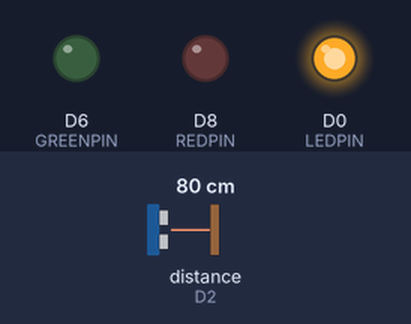
Simulated run of this sketch. Board: ESP8266 (NodeMCU). Parts: output pins drawn as LEDs (lit = HIGH). The inputs (shaded band) are chosen by the test bench; at power-on: distance to the obstacle (sensor on D2) 80 cm. The echo pulse lasts 58.3 µs per cm; WiFi joins after 1.5 s; servers stay silent unless stated; network time is answered at once with the bench clock; uploads are accepted with an empty reply; the local clock reads 2024-03-15 10:24:30 at power-on unless the sketch sets it; not simulated (calls return 0 or success): secrets.h; what the sketch prints to the serial monitor is not drawn.

Above: at 5.7 s.
At 64.48 s:
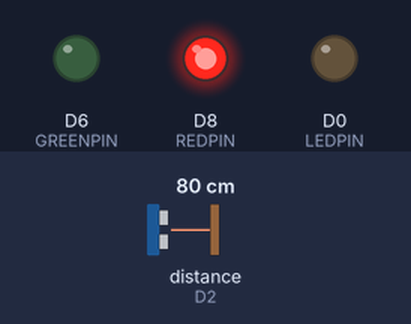
At 82.33 s:
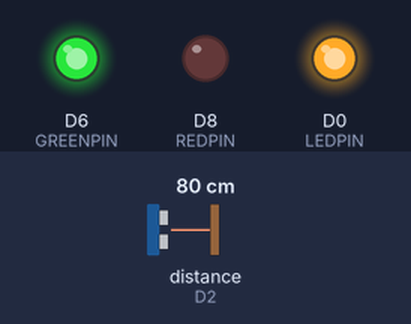
Timing chart, 0 to 83.2 s (numbered marks = the images above):
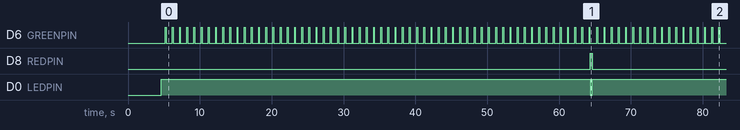

The sketch:

waterdepth_esp8266.ino
```cpp
// ESP8266 by ESP8266 Community v3.1.2 (Board Manager)
// ===== Lib Dependencies =====
// OTA Updates
// AsyncElegantOTA by Ayush Sharma v 2.28
// ESPAsyncTCP by dvarrel v 1.2.4
// ESPAsyncWebServer by lacamera v 3.1.0

// Web Time Updates
// NTPClient by Fabrice Weinberg 3.2.1
// Time by Michael Margolis v 1.6.1

// JSON Management
// ArduinoJson by Benoit Blanchon 7.0.2 (v7 reqd)

// Sensor Control
// NewPing

#include <ESP8266WiFi.h>
#include <ESP8266HTTPClient.h>
//#include <WiFiClient.h>
#include <NTPClient.h>
#include <AsyncElegantOTA.h>
//#include <ESPAsyncWebServer.h>
#include <WiFiUdp.h>
#include <TimeLib.h>
//#define ARDUINOJSON_ENABLE_PROGMEM 0
#include <ArduinoJson.h>
#include <DHT.h>

#include <NewPing.h>

#include <secrets.h>  // My secrets library

// Parameters for the device on the network
const char* SSID = SECRET_SSID;
const char* PASSWORD = SECRET_WIFIPASS;
const char* DATA_SERVER = "http://<SERVERIP>/sensors/";
const char* DEVID = "water-001";
const char* DEVTYPE = "water";

// Vars for the basic WiFi & data posting operations
WiFiClient client;
HTTPClient http;

// Vars for setting up the internet time polling
WiFiUDP ntpUDP;
NTPClient timeClient(ntpUDP, "pool.ntp.org");
time_t epochTime;
bool DST = false;
int baseTZ = -5;  // hours from UTC
int DST_offset = DST ? 1 : 0;
int timeOffset = (baseTZ+DST_offset)*60*60;  // seconds from UTC

// Var for the server that handles OTA updates
AsyncWebServer ota_update_server(80);

// Vars for this device and sensor type
const int GREENPIN = D6;
const int REDPIN = D8;
const int LEDPIN = D0;

const int TRIGPIN = D1;
const int ECHOPIN = D2;
const int maxDist = 67;  // Physical maximum distance to end of tube
// NewPingESP8266 sonar(TRIGPIN, ECHOPIN, maxDist);
NewPing sonar(TRIGPIN, ECHOPIN, maxDist);

// the following variables are unsigned longs because the time, measured in
// milliseconds, will quickly become a bigger number than can be stored in an int.
unsigned long lastPtTime = 0;

unsigned long rateInterval = 1000;  // This is the sample rate
const int TICK_MILLIS = 50;
const int nData = 60;  // This is the # of samples per POST
const int BUFFER_SIZE = 30;

const int POST_ERROR_INTERVAL_MILLIS = 30000;
const int SAMPLE_INTERVAL_MILLIS = 1000;
const int DT_MILLIS = TICK_MILLIS;

// A loop counter for measuring the # of datapoints collected
int pt_buffer_pos = 0;
bool acquiring = false;

// Single point observation, reads once per loop when acquiring
struct Observation_pt
{
  int depth;
  int millis;
};

// A single observation, that consists of n data points, this is what will go to the server
struct Observation
{
  String stamp;
  Observation_pt data_array[nData];
};

// Set up the buffer of observations
Observation buffer_data[BUFFER_SIZE];
int buffer_pos = 0;

// Set up the acquistion rate measurement offsets
unsigned long lastDataMillis = 0; // last time we started acquiring readings
unsigned long postErrorMillis = -POST_ERROR_INTERVAL_MILLIS;

// Set up
int nextDataIntervalMillis = 0;  // Delay in millis to next measurement
unsigned int nextDataTime = 0;


void setup() {
  // Init serial communication
  Serial.begin(115200);
  delay(3000);

  // ===== Init WiFi connection =====
  WiFi.begin(SSID, PASSWORD);
  delay(100);
  Serial.println("");
  Serial.println("Connecting");
  while(WiFi.status() != WL_CONNECTED) {
    delay(500);
    Serial.print(".");
  }
  Serial.println("");
  Serial.print("Connected to WiFi network with IP Address: ");
  Serial.println(WiFi.localIP());

  // ===== Init time connection to web =====
  timeClient.begin();
  timeClient.setTimeOffset(timeOffset);

  timeClient.update();
  epochTime = timeClient.getEpochTime();

  Serial.print("Syncronized time to: ");
  Serial.print(to_time_string(epochTime));
  Serial.println("");

  // Calculate dT til our next reading.
  calcNextTime(epochToSeconds(epochTime));
  lastDataMillis = millis();

  // ===== Init server for OTA updates =====
  // Server runs at http://<dev_ip>/update
  // Can upload a Sketch>Export binary OTA
  ElegantOTA.begin(&ota_update_server);
  ota_update_server.begin();

  // ===== Init Operations for this Sensor Device =====
  pinMode(REDPIN, OUTPUT); // set the digital pin as output.
  pinMode(GREENPIN, OUTPUT); // set the digital pin as output.
  pinMode(LEDPIN, OUTPUT);
  digitalWrite(LEDPIN, HIGH);

  delay(500);
}


void loop() {
  if (acquiring){
    if (pt_buffer_pos >= nData){
      Serial.println("Inner buffer complete, finishing reading array.");
      acquiring = false;
      pt_buffer_pos = 0;
      buffer_pos++;
    } else if (millis() - lastPtTime >= rateInterval) {
      digitalWrite(GREENPIN, HIGH);
      lastPtTime = millis();
      Observation_pt d = takeReading(lastPtTime);
      Serial.print(".");
      buffer_data[buffer_pos].data_array[pt_buffer_pos] = d;
      pt_buffer_pos++;
      digitalWrite(GREENPIN, LOW);
      delay(TICK_MILLIS);
    }
  } else {

    // Read the real world time
    timeClient.update();
    epochTime = timeClient.getEpochTime();

    // Test to see if we're ready to actually acquire
    if (millis() - lastPtTime >= rateInterval){
      // Reset our data timer
      lastDataMillis = millis();
      lastPtTime = 0;

      // Try to take a data reading, check if there's buffer space
      if (buffer_pos < BUFFER_SIZE){

        acquiring = true;
        Observation d = Observation();
        d.stamp = to_time_string(epochTime);

        // Serial report
        Serial.print("Starting readings in buffer position: ");
        Serial.println(buffer_pos);

        // Increment the buffer and time for next iteration. Save time as round interval.
        buffer_data[buffer_pos] = d;

        // We won't increment the buffer_pos until we are done with the acquisition.
      } else {
        // The buffer is full, oops.
        Serial.println("Time to take data, but buffer full!");
      }
    }
    if (millis() - postErrorMillis >= POST_ERROR_INTERVAL_MILLIS && buffer_pos > 0){
      // We have data so post it all back to the server
      while (buffer_pos > 0) {
        // Show status
        Serial.print("Posting data from buffer position: ");
        Serial.println(buffer_pos-1);

        // Get the data and pass to subroutine for posting, get status
        digitalWrite(LEDPIN, LOW);
        digitalWrite(REDPIN, HIGH);
        Observation d = buffer_data[buffer_pos-1];
        bool success = postReading(d);
        digitalWrite(LEDPIN, HIGH);
        digitalWrite(REDPIN, LOW);

        // If we succeeded, decrement and continue looping.
        if (success) {
          buffer_pos--;
        } else {
          // We failed, so set an error time entry to wait for the retry.
          postErrorMillis = millis();
          break;
        }
      }
      if (buffer_pos == 0) {
        // We've cleared the buffer, we can make sure we reset our error.
        Serial.println("No data remains in buffer, finished posting.");
        postErrorMillis = -POST_ERROR_INTERVAL_MILLIS;
      }
    } else {
    // Don't tick faster than a limit rate when we're not working on anything.
    delay(TICK_MILLIS);
    }
  }
}

void addObservationDict(JsonDocument& docu, Observation obs){
  // Add the Observation object to the JSON
  // under the "reading" field. This will
  // look different for different sensors.

  JsonObject reading = docu["reading"].to<JsonObject>();
  reading["timestamp"] = obs.stamp;
  reading["tz"] = baseTZ+DST_offset;
  reading["dt"] = rateInterval/1000.0;
  JsonObject data = reading["data"].to<JsonObject>();
  JsonArray depth = data["depth"].to<JsonArray>();
  JsonArray millis = data["millis"].to<JsonArray>();
  for (int i = 0; i < nData; i++){
    Observation_pt pt = obs.data_array[i];
    depth.add(pt.depth);
    millis.add(pt.millis);
  }
}


Observation_pt takeReading(long time_millis)
{
  // Take a single reading, put it in an
  // Observation object and return it for
  // processing. This will look different
  // for different sensors.

  Observation_pt obspt = Observation_pt();

  // unsigned int distance = sonar.ping_cm();  // ping_in() for inches
  unsigned int distance = sonar.convert_cm(sonar.ping_median(5, 100));  // measure median distance from 5 readings with a max of 100 cm.

  // Store it into an observation
  obspt.depth = distance;
  obspt.millis = time_millis - lastDataMillis;

  return obspt;
}


// ======== Universal Subroutines ========

bool postReading(Observation data){
  // Post a single observation to the server.
  // This shouldn't need to change from
  // sensor to sensor, but should be general.
  // Return true on success (http code 200)
  // and false otherwise.

  // Connect
  http.begin(client, DATA_SERVER);

  // Header type for json
  http.addHeader("Content-Type", "application/json");

  // Generate json
  String json = createJSON(data);

  // Post the data
  int httpResponseCode = http.POST(json);

  // Free resources
  http.end();

  // Take action based on success/failure
  if (httpResponseCode == 200) {
    Serial.println(json);
    return true;
  } else if (httpResponseCode == 500) {
    Serial.println("Posting failed with Server Error code 500. Possible bad data? Ignoring.");
    return true;
  } else {
    Serial.println("Posting failed with code: ");
    Serial.println(httpResponseCode);
    return false;
  }
}

String createJSON(Observation t)
{
  // Convert an observation to JSON string
  // This should be able to work on any sensor
  // type, and only the subroutines should need
  // to be changed.

  // Store the nested data for the reading
  // Format of JSON replies is as follows.
  //
  // Cases that require multiple data points may use
  // arrays of readings within ["data"]
  // {
  //  "name": "DEVID",
  //  "type": "DEVTYPE",
  //  "reading": {
  //            "timestamp": 2022-04-01 12:00:00,
  //            "tz": baseTZ+DST_offset,
  //            "data": {
  //                "temperature": 65.5,
  //                "humidity": 98
  //            }
  //          }
  //  "netdata": {
  //             "ip": "192.168.0.XXX",
  //             "mac": "00:00:00:00:00:00"
  //          }
  // }

  // A holder to insert the JSON string at the end.
  String output;

  // Initialize the JSON, see https://arduinojson.org/v7/assistant
  JsonDocument doc;

  // Store the global values.
  doc["name"] = DEVID;
  doc["type"] = DEVTYPE;

  // Add the data
  addObservationDict(doc, t);

  // Add the net info
  addNetDict(doc);

  // Convert the doc to a string and return
  serializeJson(doc, output);
  return output;
}

void addNetDict(JsonDocument& docu){
  // Add network data to the JSON object
  // This should work for any sensor type.
  JsonObject netdata = docu["netdata"].to<JsonObject>();
  netdata["ip"] = WiFi.localIP().toString();
  netdata["mac"] = WiFi.macAddress();
}

bool dataTrigger(time_t time){
  // Function to check whether data should be read.
  // This allows for synchronization to a real world
  // time rather than just using the ticks of the
  // crystal. Uses a NTC clock for syncing, with a
  // resolution of seconds. Always returns true when
  // sampling faster than 1s.

  if (SAMPLE_INTERVAL_MILLIS >= 1000){
    // Compare with the time of day for syncing.

    // Get the current time of day in seconds
    int t = epochToSeconds(time);

    // Check if we've passed the target time, but not gone WAY past an hour.
    // We sometimes overshoot, and so don't want to wait a full interval to
    // read data again, so >=. But if we don't cap the top end we have issues
    // around the midnight reset, where our delta-t will be huge.
    if (t - nextDataTime >= 0 && (t - nextDataTime) <= 60*60){
      return true;
    } else {
      // We're not ready yet on the real world clock, so just keep waiting.
      return false;
    }
  } else {
    // We're sampling faster than the resolution of NTC, so we're always ready.
    return true;
  }
}

void calcNextTime(time_t time){
  // This function handles the calculation of how long we should wait before
  // trying to take a reading. It gives us even intervals of the sample
  // interval, so for example, we'd always try to sample on the minute
  // if our sampling is minute-wise.
  // Updates values in nextDataIntervalMillis and nextDataTime.

  // We have to handle subsecond cases here so we avoid errors.
  if (SAMPLE_INTERVAL_MILLIS >= 1000){
    int t = epochToSeconds(time);

    // We provide it with the time of day in seconds since midnight.
    int iv = SAMPLE_INTERVAL_MILLIS/1000;  // Interval in seconds
    int tilnext = iv - (t % iv);  // Time til next reading in s. Reduces duration if we overran the last round time.
    nextDataIntervalMillis = tilnext * 1000 - DT_MILLIS;  // How long to have the crystal clock wait wait.
    nextDataTime = (t + tilnext) % (60*60*24);  // Abs next time in s, wrapped by 24h.
  } else {
    // Just rely on the millis() to control the sampling rate.
    nextDataIntervalMillis = SAMPLE_INTERVAL_MILLIS;
    nextDataTime = 0;
  }
}

int epochToSeconds(time_t time){
  // Convert epoch time to time of day in seconds since midnight
  return hour(time) * 60*60 + minute(time) * 60 + second(time);
}

String to_time_string(time_t time){
  // Format a time instance as a readable string
  char buff[32];
  sprintf(buff, "%02d-%02d-%02d %02d:%02d:%02d", year(time), month(time), day(time), hour(time), minute(time), second(time));
  return String(buff);
  // "%4d-%02d-%02d %02d:%02d:%02d\n\n", year(time), month(time), day(time), hour(time), minute(time), second(time)
}
```

Measured:
- by itself, D6 (GREENPIN): alternates HIGH for 0.12 s and LOW for 0.88 s
- by itself, D8 (REDPIN): alternates HIGH for 0.26 s and LOW for 59.8 s
- by itself, D0 (LEDPIN): alternates HIGH for 59.8 s and LOW for 0.26 s
